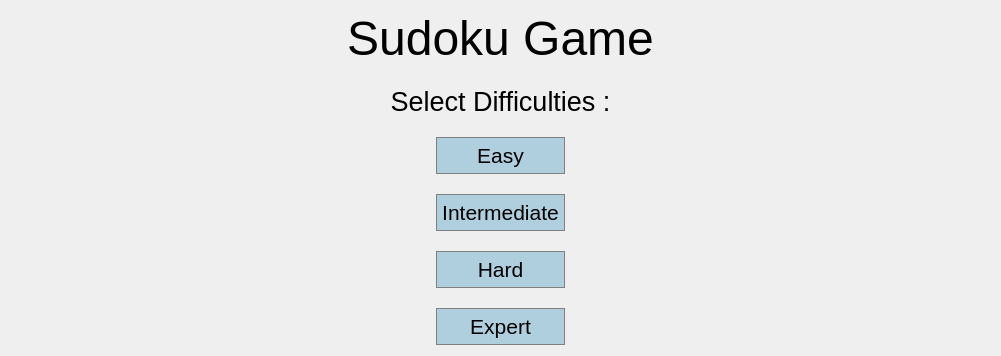
      <widget class="QWidget" name="menu">
       <layout class="QVBoxLayout" name="verticalLayout" stretch="3,5">
        <property name="spacing">
         <number>20</number>
        </property>
        <item>
         <layout class="QVBoxLayout" name="verticalLayout_2" stretch="3,1">
          <item>
           <widget class="QLabel" name="label">
            <property name="font">
             <font>
              <pointsize>36</pointsize>
              <italic>false</italic>
              <bold>false</bold>
              <stylestrategy>PreferAntialias</stylestrategy>
             </font>
            </property>
            <property name="text">
             <string>Sudoku Game</string>
            </property>
            <property name="alignment">
             <set>Qt::AlignCenter</set>
            </property>
           </widget>
          </item>
          <item>
           <widget class="QLabel" name="label_2">
            <property name="font">
             <font>
              <pointsize>20</pointsize>
             </font>
            </property>
            <property name="text">
             <string>Select Difficulties :</string>
            </property>
            <property name="alignment">
             <set>Qt::AlignCenter</set>
            </property>
           </widget>
          </item>
         </layout>
        </item>
        <item>
         <layout class="QVBoxLayout" name="verticalLayout_3">
          <property name="spacing">
           <number>20</number>
          </property>
          <property name="leftMargin">
           <number>425</number>
          </property>
          <property name="rightMargin">
           <number>425</number>
          </property>
          <item>
           <widget class="QPushButton" name="easy">
            <property name="sizePolicy">
             <sizepolicy hsizetype="Preferred" vsizetype="Preferred">
              <horstretch>0</horstretch>
              <verstretch>0</verstretch>
             </sizepolicy>
            </property>
            <property name="font">
             <font>
              <pointsize>16</pointsize>
             </font>
            </property>
            <property name="styleSheet">
             <string notr="true">QPushButton{
	border-radius: 40px;
	background-color: #B0CFDE;
	border: 1px solid gray;
	padding: 5px;
}

QPushButton::hover{
	border-radius: 40px;
	background-color: #ADDFFF;
	border: 1px solid gray;
	padding: 5px;
}</string>
            </property>
            <property name="text">
             <string>Easy</string>
            </property>
           </widget>
          </item>
          <item>
           <widget class="QPushButton" name="intermediate">
            <property name="sizePolicy">
             <sizepolicy hsizetype="Preferred" vsizetype="Preferred">
              <horstretch>0</horstretch>
              <verstretch>0</verstretch>
             </sizepolicy>
            </property>
            <property name="font">
             <font>
              <pointsize>16</pointsize>
             </font>
            </property>
            <property name="styleSheet">
             <string notr="true">QPushButton{
	border-radius: 40px;
	background-color: #B0CFDE;
	border: 1px solid gray;
	padding: 5px;
}

QPushButton::hover{
	border-radius: 40px;
	background-color: #ADDFFF;
	border: 1px solid gray;
	padding: 5px;
}</string>
            </property>
            <property name="text">
             <string>Intermediate</string>
            </property>
           </widget>
          </item>
          <item>
           <widget class="QPushButton" name="hard">
            <property name="sizePolicy">
             <sizepolicy hsizetype="Preferred" vsizetype="Preferred">
              <horstretch>0</horstretch>
              <verstretch>0</verstretch>
             </sizepolicy>
            </property>
            <property name="font">
             <font>
              <pointsize>16</pointsize>
             </font>
            </property>
            <property name="autoFillBackground">
             <bool>false</bool>
            </property>
            <property name="styleSheet">
             <string notr="true">QPushButton{
	border-radius: 40px;
	background-color: #B0CFDE;
	border: 1px solid gray;
	padding: 5px;
}

QPushButton::hover{
	border-radius: 40px;
	background-color: #ADDFFF;
	border: 1px solid gray;
	padding: 5px;
}</string>
            </property>
            <property name="text">
             <string>Hard</string>
            </property>
           </widget>
          </item>
          <item>
           <widget class="QPushButton" name="expert">
            <property name="sizePolicy">
             <sizepolicy hsizetype="Preferred" vsizetype="Preferred">
              <horstretch>0</horstretch>
              <verstretch>0</verstretch>
             </sizepolicy>
            </property>
            <property name="font">
             <font>
              <pointsize>16</pointsize>
             </font>
            </property>
            <property name="styleSheet">
             <string notr="true">QPushButton{
	border-radius: 40px;
	background-color: #B0CFDE;
	border: 1px solid gray;
	padding: 5px;
}

QPushButton::hover{
	border-radius: 40px;
	background-color: #ADDFFF;
	border: 1px solid gray;
	padding: 5px;
}</string>
            </property>
            <property name="text">
             <string>Expert</string>
            </property>
           </widget>
          </item>
         </layout>
        </item>
       </layout>
      </widget>
